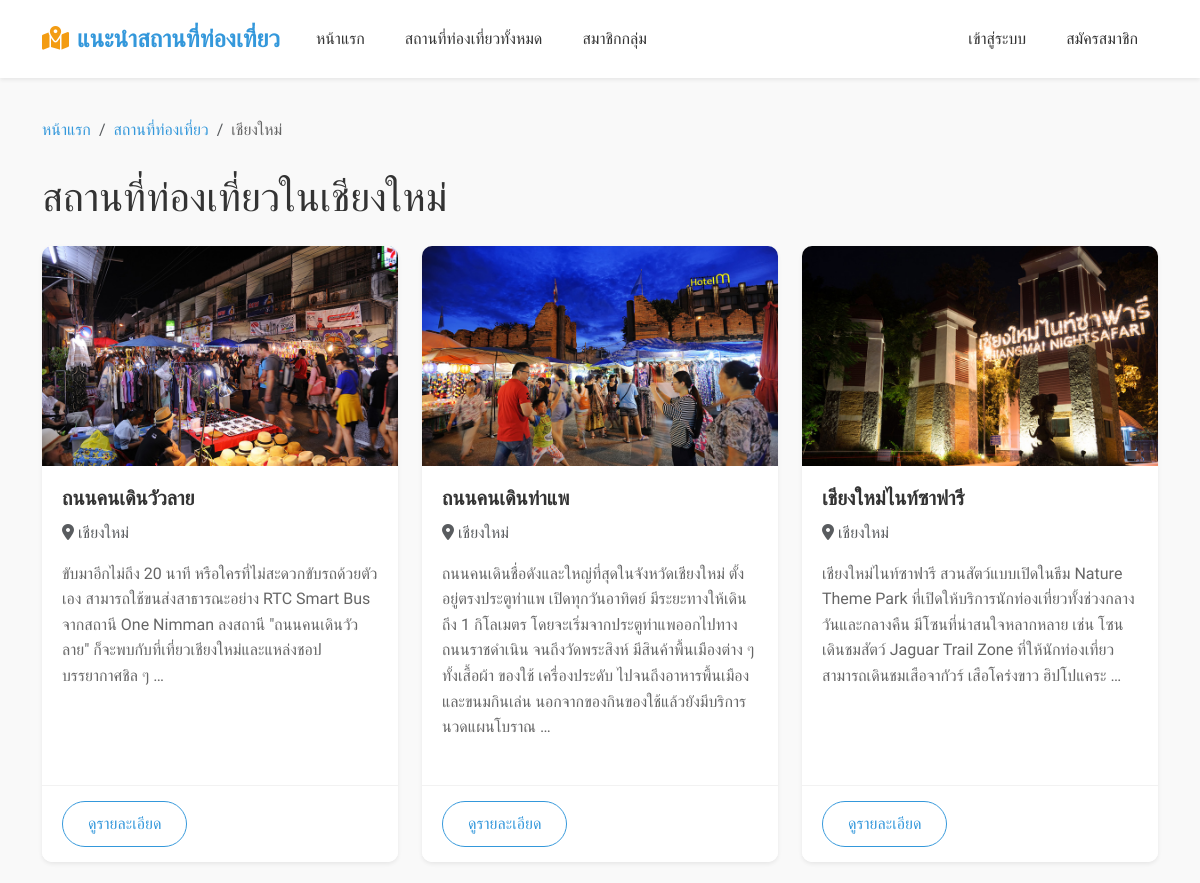
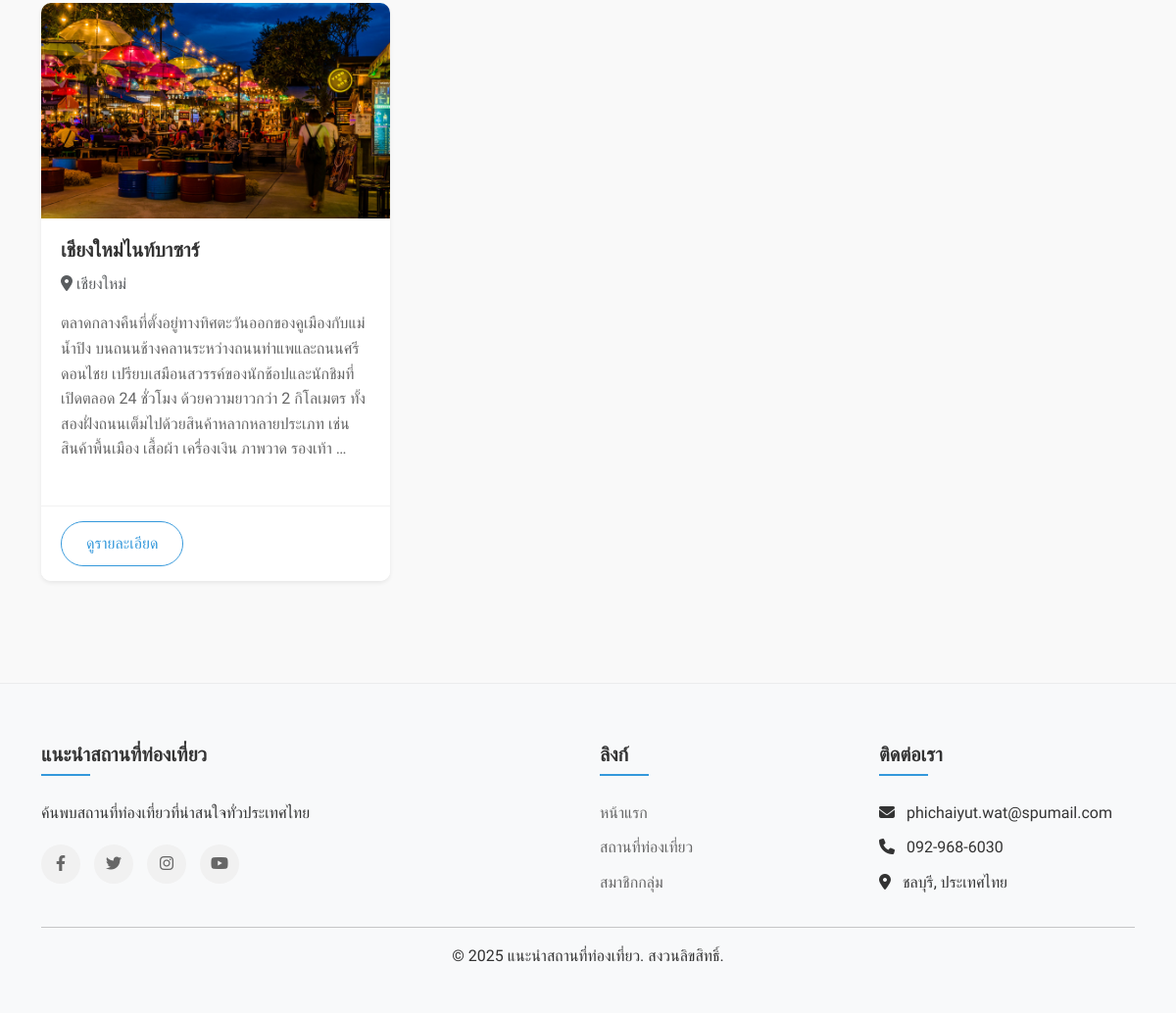
Screenshot of /province/3/ with the database file from the repository (2 pictures, top to bottom).
### tourism/models.py (models this page shows, shortened)
class Province(models.Model):
    name = models.CharField(max_length=100, verbose_name="ชื่อจังหวัด")
    class Meta:
        verbose_name = "จังหวัด"
        verbose_name_plural = "จังหวัด"

class Place(models.Model):
    name = models.CharField(max_length=200, verbose_name="ชื่อสถานที่")
    description = models.TextField(verbose_name="รายละเอียด")
    address = models.TextField(verbose_name="ที่อยู่")
    province = models.ForeignKey(Province, on_delete=models.CASCADE, verbose_name="จังหวัด")
    categories = models.ManyToManyField(Category, verbose_name="หมวดหมู่")
    image = models.ImageField(upload_to='places/', verbose_name="รูปภาพ")
    created_at = models.DateTimeField(auto_now_add=True, verbose_name="วันที่สร้าง")
    updated_at = models.DateTimeField(auto_now=True, verbose_name="วันที่อัปเดต")
    is_featured = models.BooleanField(default=False, verbose_name="แนะนำ")
    map_embed = models.TextField(blank=True, null=True, help_text="ฝังโค้ด iframe จาก Google Maps")
    has_parking = models.BooleanField(default=False, null=True)
    has_restaurant = models.BooleanField(default=False, null=True)
    has_wifi = models.BooleanField(default=False, null=True)
    has_restroom = models.BooleanField(default=False, null=True)
    class Meta:
        verbose_name = "สถานที่ท่องเที่ยว"
        verbose_name_plural = "สถานที่ท่องเที่ยว"

### tourism/views.py (the view)
# urls.py: path('province/<int:province_id>/', views.province_places, name='province_places'),
def province_places(request, province_id):
    province = get_object_or_404(Province, pk=province_id)
    places = Place.objects.filter(province=province)
    paginator = Paginator(places, 9)
    page_number = request.GET.get('page')
    page_obj = paginator.get_page(page_number)
    context = {
        'province': province,
        'page_obj': page_obj,
    }
    return render(request, 'tourism/province_places.html', context)

### templates/tourism/province_places.html (shortened to what this page needs)
{% extends 'base.html' %}
{% block content %}
    <div class="container mt-4">
        <nav aria-label="breadcrumb">
            <ol class="breadcrumb">
                <li class="breadcrumb-item"><a href="{% url 'home' %}">หน้าแรก</a></li>
                <li class="breadcrumb-item"><a href="{% url 'place_list' %}">สถานที่ท่องเที่ยว</a></li>
                <li class="breadcrumb-item active" aria-current="page">{{ province.name }}</li>
            </ol>
        </nav>
        <h1 class="mb-4">สถานที่ท่องเที่ยวใน{{ province.name }}</h1>
        <div class="row">
            {% for place in page_obj %}
                <div class="col-md-4 mb-4">
                    <div class="card h-100 shadow-sm">
                        <img src="{{ place.image.url }}" class="card-img-top" alt="{{ place.name }}">
                        <div class="card-body">
                            <h5 class="card-title">{{ place.name }}</h5>
                            <p class="card-text text-muted">
                                <i class="fas fa-map-marker-alt me-1"></i>{{ place.province.name }}
                            </p>
                            <p class="card-text">{{ place.description|truncatewords:15 }}</p>
                        </div>
                        <div class="card-footer bg-white">
                            <a href="{% url 'place_detail' place.id %}" class="btn btn-outline-primary">ดูรายละเอียด</a>
                        </div>
                    </div>
                </div>
            {% empty %}
                <div class="col-12 text-center">
                    <p>ไม่มีสถานที่ท่องเที่ยวในจังหวัดนี้</p>
                </div>
            {% endfor %}
        </div>
    </div>
{% endblock %}

### templates/base.html (style rules this page uses)
:root { --primary-color: #3498db; --secondary-color: #2ecc71; --accent-color: #f39c12; --text-color: #333333; --light-bg: #f8f9fa; --dark-bg: #343a40; --border-radius: 10px; --box-shadow: 0 5px 15px rgba(0, 0, 0, 0.1); --transition: all 0.3s ease; }
body { font-family: "Prompt", sans-serif; color: var(--text-color); line-height: 1.6; background-color: #f9f9f9; }
.card { border: none; border-radius: var(--border-radius); overflow: hidden; transition: transform 0.4s ease, box-shadow 0.4s ease; margin-bottom: 25px; background-color: white; box-shadow: 0 3px 10px rgba(0, 0, 0, 0.08); }
.card-img-top { height: 220px; object-fit: cover; transition: transform 0.5s ease; }
.card-body { padding: 20px; }
.card-title { font-weight: 600; margin-bottom: 10px; color: var(--text-color); }
.card-text { color: #666; margin-bottom: 15px; }
.card-footer { background-color: transparent; border-top: 1px solid rgba(0, 0, 0, 0.05); padding: 15px 20px; }
.btn { border-radius: 30px; padding: 10px 25px; font-weight: 500; transition: all 0.3s ease; position: relative; overflow: hidden; z-index: 1; }
.btn::after { content: ""; position: absolute; bottom: 0; left: 0; width: 100%; height: 100%; background-color: rgba(255, 255, 255, 0.2); z-index: -2; }
.btn::before { content: ""; position: absolute; bottom: 0; left: 0; width: 0%; height: 100%; background-color: rgba(0, 0, 0, 0.1); transition: all 0.3s; z-index: -1; }
.btn-outline-primary { color: var(--primary-color); border-color: var(--primary-color); }
.breadcrumb { background-color: transparent; padding: 15px 0; }
.breadcrumb-item a { color: var(--primary-color); text-decoration: none; }
.breadcrumb-item.active { color: #666; }
.animate-fade-in { animation: fadeIn 0.5s ease forwards; }

### rows the page displays
Province: name "เชียงใหม่"
Place: image (picture), name "ถนนคนเดินวัวลาย", province.name "เชียงใหม่", description "ขับมาอีกไม่ถึง 20 นาที หรือใครที่ไม่สะดวกขับรถด้วยตัวเอง สามารถใช้ขนส่งสาธารณะอย่าง RTC Smart Bus จากสถานี One Nimman ลงสถานี \"ถนนคนเดินวัวลาย\" ก็จะพบกับที่เที่ยวเชียงใหม่และแหล่งชอปบรรยากาศชิล ๆ …"
Place: image (picture), name "ถนนคนเดินท่าแพ", province.name "เชียงใหม่", description "ถนนคนเดินชื่อดังและใหญ่ที่สุดในจังหวัดเชียงใหม่ ตั้งอยู่ตรงประตูท่าแพ เปิดทุกวันอาทิตย์ มีระยะทางให้เดินถึง 1 กิโลเมตร โดยจะเริ่มจากประตูท่าแพออกไปทางถนนราชดำเนิน จนถึงวัดพระสิงห์ มีสินค้าพื้นเมืองต่าง ๆ ทั้งเสื้อผ้า ของใช้ เครื่องประดับ ไปจนถึงอาหารพื้นเมืองและขนมกินเล่น นอกจากของกินของใช้แล้วยังมีบริการนวดแผนโบราณ …"
Place: image (picture), name "เชียงใหม่ไนท์ซาฟารี", province.name "เชียงใหม่", description "เชียงใหม่ไนท์ซาฟารี สวนสัตว์แบบเปิดในธีม Nature Theme Park ที่เปิดให้บริการนักท่องเที่ยวทั้งช่วงกลางวันและกลางคืน มีโซนที่น่าสนใจหลากหลาย เช่น โซนเดินชมสัตว์ Jaguar Trail Zone ที่ให้นักท่องเที่ยวสามารถเดินชมเสือจากัวร์ เสือโคร่งขาว ฮิปโปแคระ …"
Place: image (picture), name "เชียงใหม่ไนท์บาซาร์", province.name "เชียงใหม่", description "ตลาดกลางคืนที่ตั้งอยู่ทางทิศตะวันออกของคูเมืองกับแม่น้ำปิง บนถนนช้างคลานระหว่างถนนท่าแพและถนนศรีดอนไชย เปรียบเสมือนสวรรค์ของนักช้อปและนักชิมที่เปิดตลอด 24 ชั่วโมง ด้วยความยาวกว่า 2 กิโลเมตร ทั้งสองฝั่งถนนเต็มไปด้วยสินค้าหลากหลายประเภท เช่น สินค้าพื้นเมือง เสื้อผ้า เครื่องเงิน ภาพวาด รองเท้า …"
